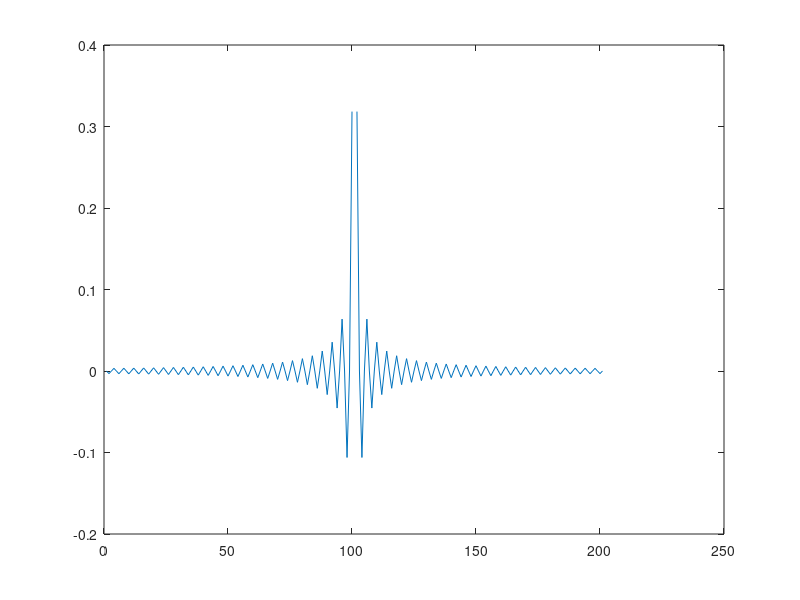

MATLAB code for this plot:

%Trig Forier Series 

w=2*pi/10;	%used the formula. 
n=-100:1:100;	
a=(1./(10*n*w));	
b=(2*sin(n*w*2.5));
plot(a.*b);